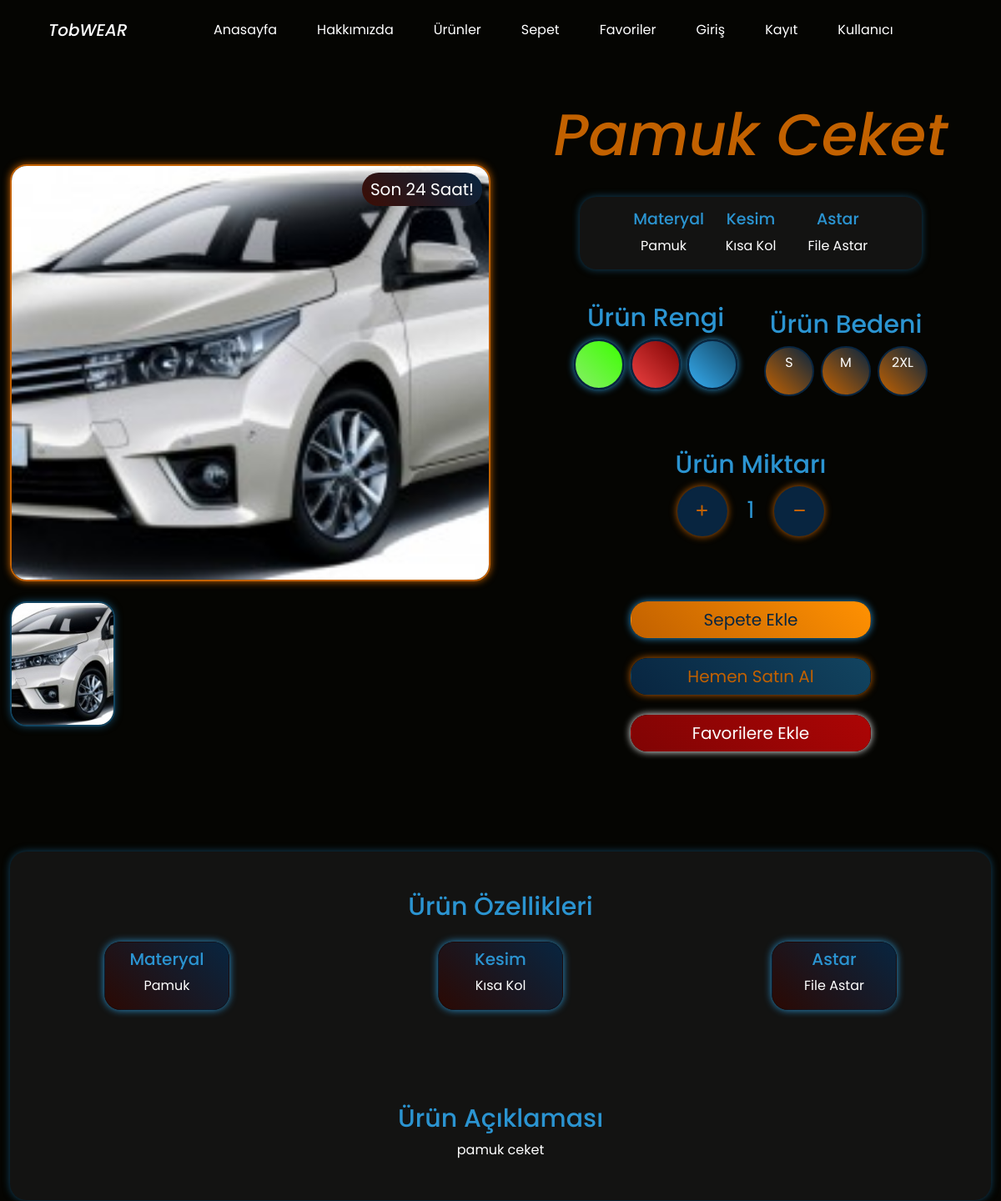
The page /productdetail/pamuk-ceket (upper part) on the database as committed earlier.
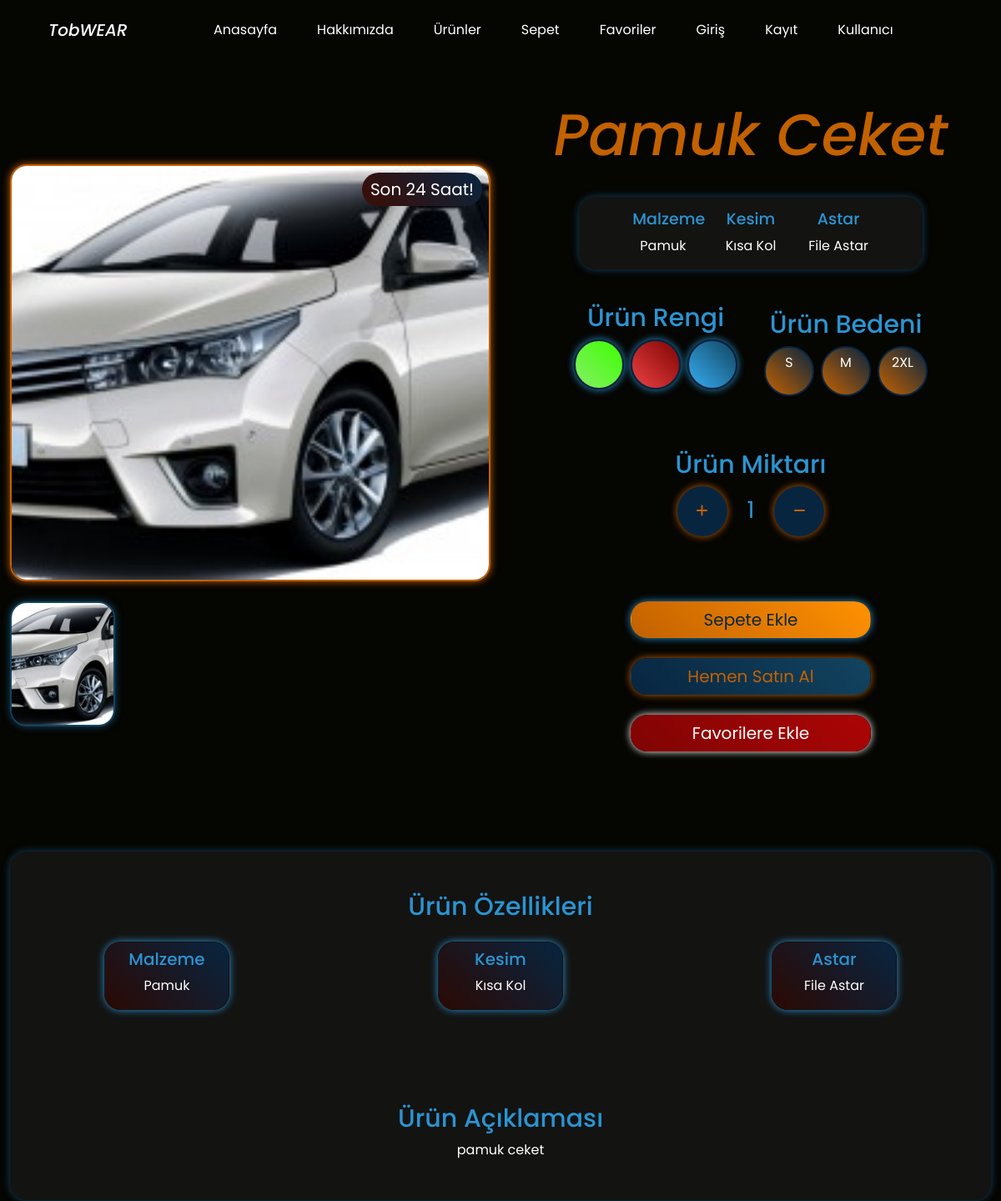
The same page on the database as committed later.
### shop/models.py (models this page shows, shortened)
class ProductFeatures(models.Model):
    name = models.CharField(max_length=50,null=False,blank=False)
    feature = models.CharField(max_length=50,null=False,blank=False)

### shop/views.py (the view, shortened to what this page needs)
# urls.py: path('productdetail/<slug:slug>',views.productdetail,name="productdetail"),
def productdetail(request,slug):
    product = Product.objects.get(slug=slug)
    productfeatures = product.features.all()[:3]
    anotherproducts1 = Product.objects.filter().order_by("discounted")[:4]
    anotherproducts2 = Product.objects.filter(category__name=product.category.name)[:4]
    anotherproducts3 = Product.objects.filter().order_by("price")[:4]
    context = {
        "product": product,
        "productfeatures": productfeatures,
        "anotherproducts1": anotherproducts1,
        "anotherproducts2": anotherproducts2,
        "anotherproducts3": anotherproducts3
    }
    return render(request,"productdetail.html",context)

### shop/models.py (called while the page is built)
    def __str__(self):
        return self.get_color_display()

    def __str__(self):
        return self.get_size_display()

### templates/productdetail.html (shortened to what the changed rows need)
<!DOCTYPE html>
<html lang="en">
{% load static %}
<head>
    <link rel="stylesheet" href="{% static 'css/bootstrap.min.css' %}">
    <link rel="stylesheet" href="{% static 'css/style.css' %}">
    <link rel="stylesheet" href="https://cdnjs.cloudflare.com/ajax/libs/font-awesome/6.4.0/css/all.min.css">
</head>
<body>
    <div class="container-fluid">
        <div class="row">
            <div class="col-md-6 py-5 d-flex flex-column align-items-center">
                <div class="d-flex justify-content-center">
                    <h1 class="text-center productdetail-title">{{ product.name }}</h1>
                </div>
                <div class="row d-flex justify-content-center px-md-5 my-4 productdetail-headerinfo">
                {% for feature in productfeatures %}
                    <div class="col-md-4 mt-3 px-md-3">
                        <h3 class="text-center productdetail-headerinfotitle">{{ feature.name }}</h3>
                        <p class="text-center text-white">{{ feature.feature }}</p>
                    </div>
                {% endfor %}
                </div>
                    <div class="row d-flex flex-row justify-content-center align-items-center mb-5 mt-3">
                        <div class="col-md-6">
                            <h2 class="text-center productdetail-h2">Ürün Rengi</h2>
                        </div>
                        <div class="col-md-6">
                            <h2 class="text-center productdetail-h2">Ürün Bedeni</h2>
                        </div>
                    </div>
                    <h2 class="text-center productdetail-h2">Ürün Miktarı</h2>
            </div>
        </div>
        <div class="d-flex flex-column justify-content-center productdetail-description my-5">
            <h2 class="text-center productdetail-h2 mt-5">Ürün Özellikleri</h2>
            <div class="row mb-5">
            {% for features in product.features.all %}
                <div class="col-md-4 d-flex justify-content-center my-3">
                    <div class="card productdetail-infocard">
                        <h3 class="text-center productdetail-infocardtitle mt-2">{{ features.name }}</h3>
                        <p class="text-center text-white">{{ features.feature }}</p>
                    </div>
                </div>
            {% endfor %}
            </div>
            <h2 class="text-center productdetail-h2 mt-5">Ürün Açıklaması</h2>
        </div>
    </div>
</body>
</html>

Rows that differ between the two databases and show on the page:
changed ProductFeatures "Pamuk": name "Materyal" → "Malzeme"
